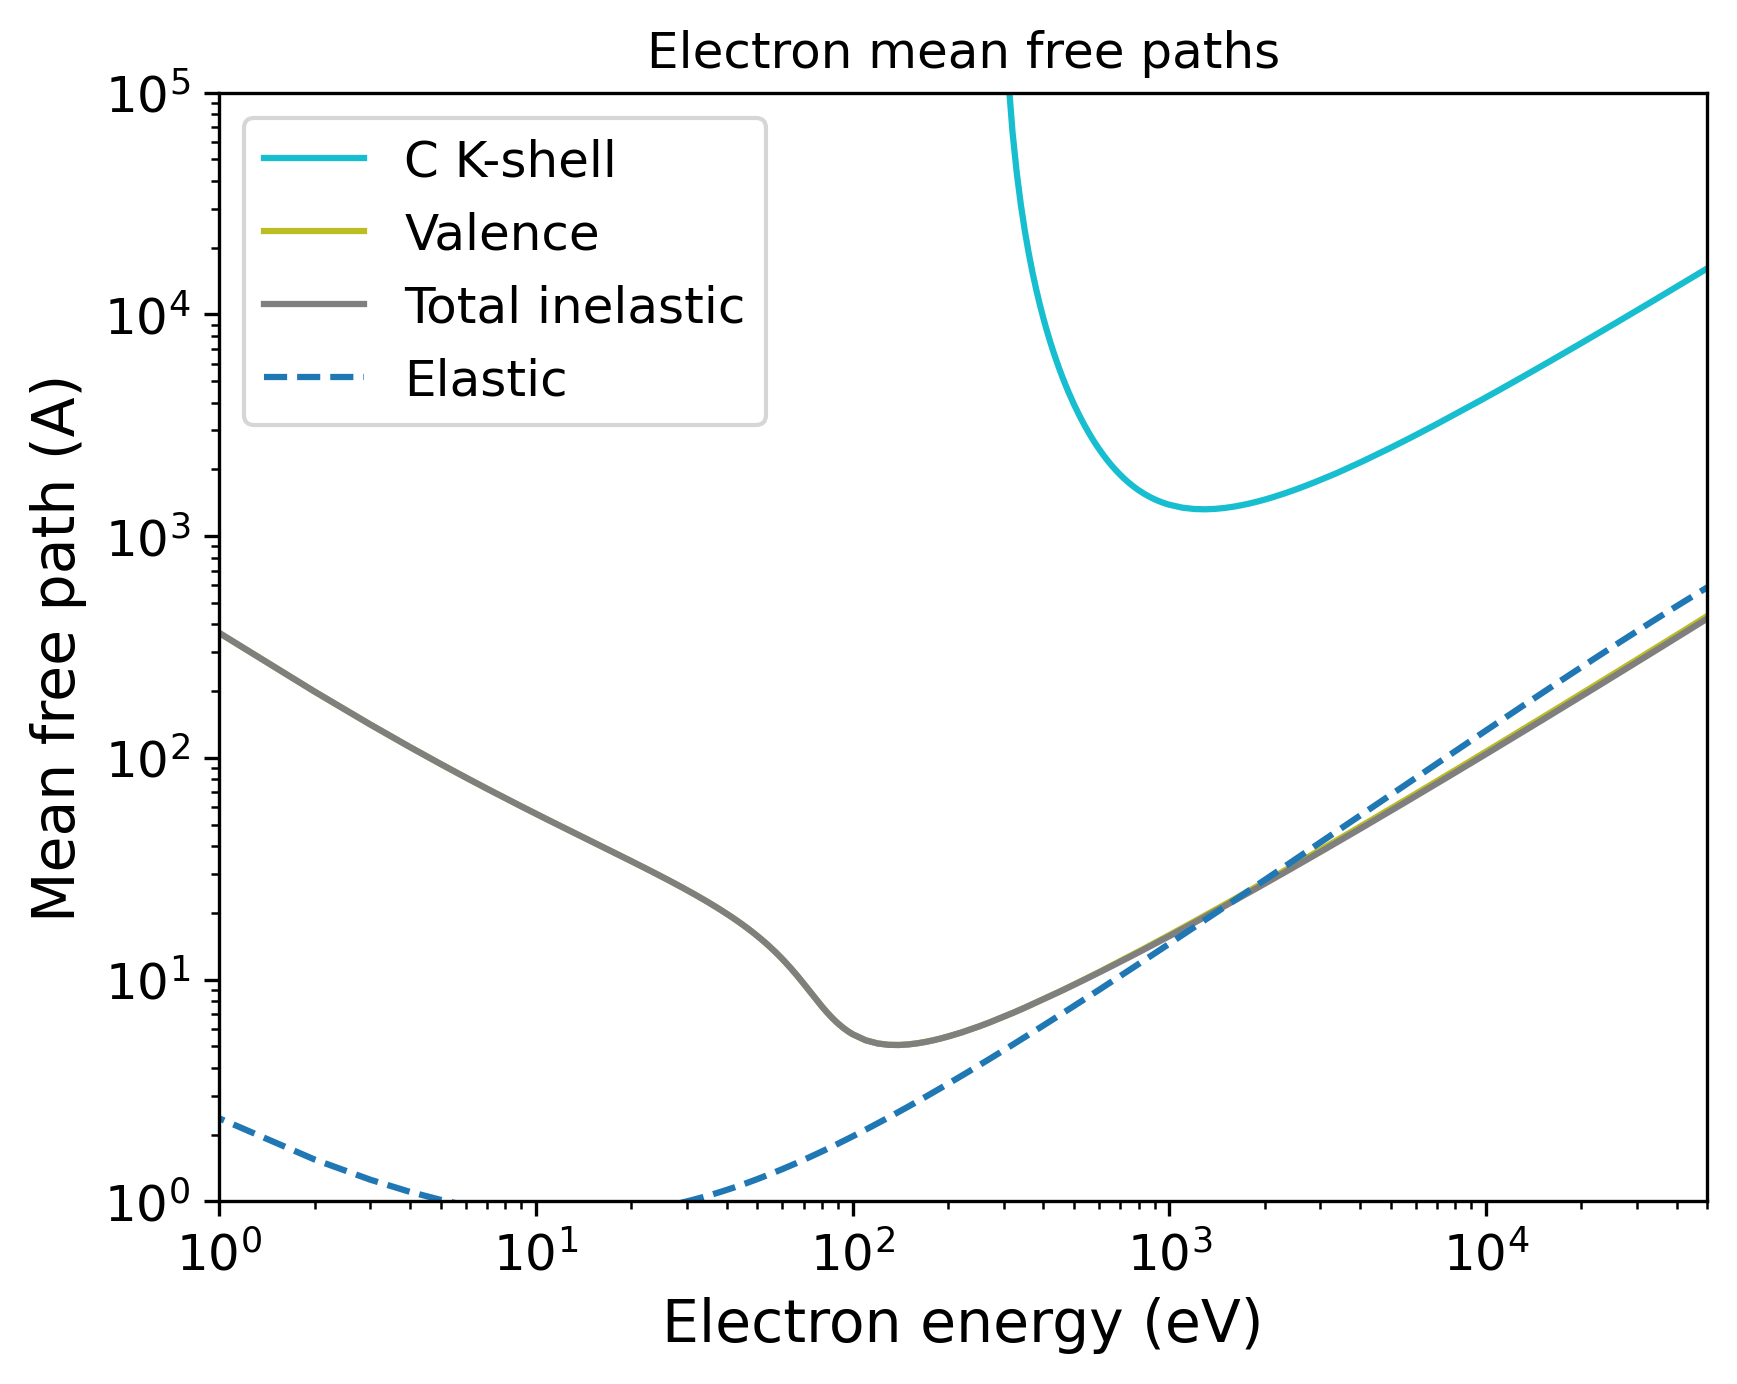

This figure's Python source:
import pandas as pd
import numpy as np
import matplotlib.pyplot as plt
import matplotlib.cm as cm
# Set the format:
plt.xlabel("Electron energy (eV)", fontsize=14)
plt.ylabel("Mean free path (A)", fontsize=14)
plt.xticks(fontsize=12)
plt.yticks(fontsize=12)
plt.grid(False)
# Set the axes:
# Read the output file:
df = pd.read_csv(r"OUTPUT_Diamond_Electron_IMFP.dat", sep=r'\s+', header=None, comment="#", skipinitialspace=True)
plt.xscale("log")
plt.yscale("log")
# Prepare the plot:
columns_to_plot = [ 1, 2, 3]
labels = [ "C K-shell", "Valence", "Total inelastic"]
# Create N distinct colors from a colormap
N = len(columns_to_plot)
colors = plt.cm.tab10(np.linspace(1, 0, 10))
# Set line styles:
linestyles = [ "-", "-", "-"]
for i, col in enumerate(columns_to_plot):
    color = colors[i % len(colors)]
    ls    = linestyles[i % len(linestyles)]
    label = labels[i % len(labels)]
    plt.plot(df.iloc[:, 0], df.iloc[:, col],
    color=color,
    label=label,
    linestyle=ls)
# Add a curve from the second file
df2 = pd.read_csv(r"OUTPUT_Diamond_Electron_EMFP.dat", sep=r'\s+', header=None, comment="#", skipinitialspace=True)
columns_to_plot2 = [ 2]
labels2 = [ "Elastic"]
# Create second part of the plot:
for col, label in zip(columns_to_plot2, labels2):
    plt.plot(df2.iloc[:, 0], df2.iloc[:, col], label=label, linestyle="--")
plt.xlim(1.00000000,50000.00000000)
plt.ylim(1.00000000,100000.00000000)
plt.title("Electron mean free paths")
plt.legend(loc="best", fontsize=12)
# Save the plot in this format:
plt.savefig("OUTPUT_MFP_electron.png", dpi=300, bbox_inches="tight")
